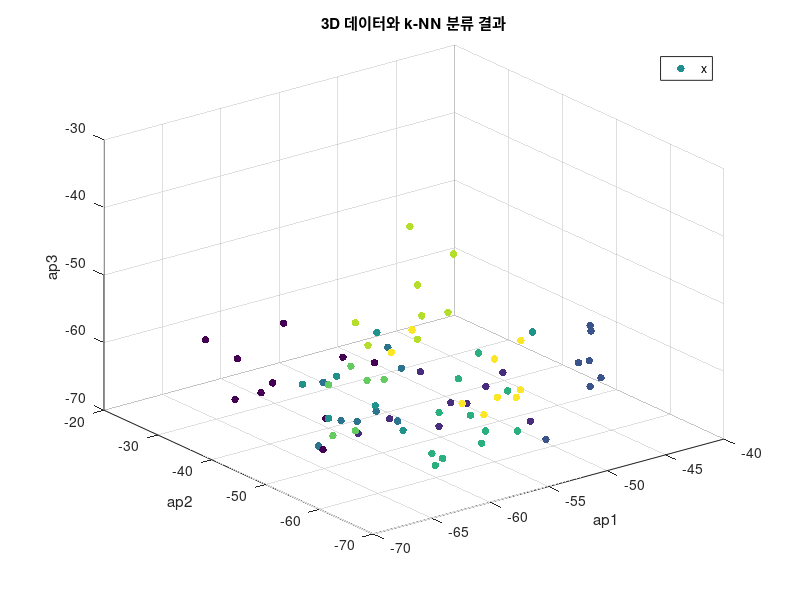

This figure's MATLAB source: (Note: this script raises an error after producing the figure.)
%%data pre-processing

dataStruct = importdata('data.txt', ',');
data = dataStruct(:,1:3);

labels = dataStruct(:,4);

%%

%%data plotting
colors = jet(10);
figure;
scatter3(data(:, 1), data(:, 2), data(:, 3), 30, labels, 'filled'); % 원본 데이터 플롯
hold on;
title('3D 데이터와 k-NN 분류 결과');
xlabel('ap1');
ylabel('ap2');
zlabel('ap3');
legend('x', 'y', 'z', 'Best');
hold off;

%%%
k = 1;
model = fitcknn(data,labels,'NumNeighbors',k,'Standardize',1);
result = predict(model,buf);

%%%
localization
